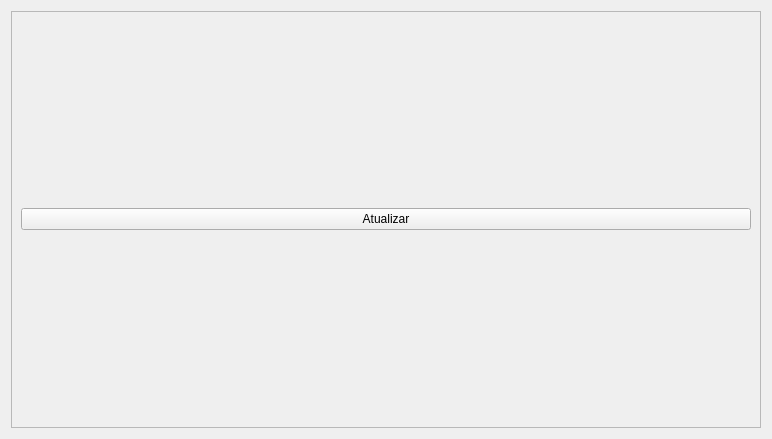
<?xml version="1.0" encoding="UTF-8"?>
<ui version="4.0">
 <class>WidgetEstoquePeso</class>
 <widget class="QWidget" name="WidgetEstoquePeso">
  <property name="geometry">
   <rect>
    <x>0</x>
    <y>0</y>
    <width>772</width>
    <height>439</height>
   </rect>
  </property>
  <property name="windowTitle">
   <string>Form</string>
  </property>
  <layout class="QGridLayout" name="gridLayout">
   <item row="0" column="0">
    <widget class="QSplitter" name="splitter">
     <property name="orientation">
      <enum>Qt::Vertical</enum>
     </property>
     <widget class="QFrame" name="frame">
      <property name="frameShape">
       <enum>QFrame::StyledPanel</enum>
      </property>
      <property name="frameShadow">
       <enum>QFrame::Raised</enum>
      </property>
      <layout class="QGridLayout" name="gridLayout_2">
       <item row="0" column="0">
        <widget class="QPushButton" name="pushButtonAtualizar">
         <property name="text">
          <string>Atualizar</string>
         </property>
        </widget>
       </item>
      </layout>
     </widget>
    </widget>
   </item>
  </layout>
 </widget>
 <resources/>
 <connections/>
</ui>
